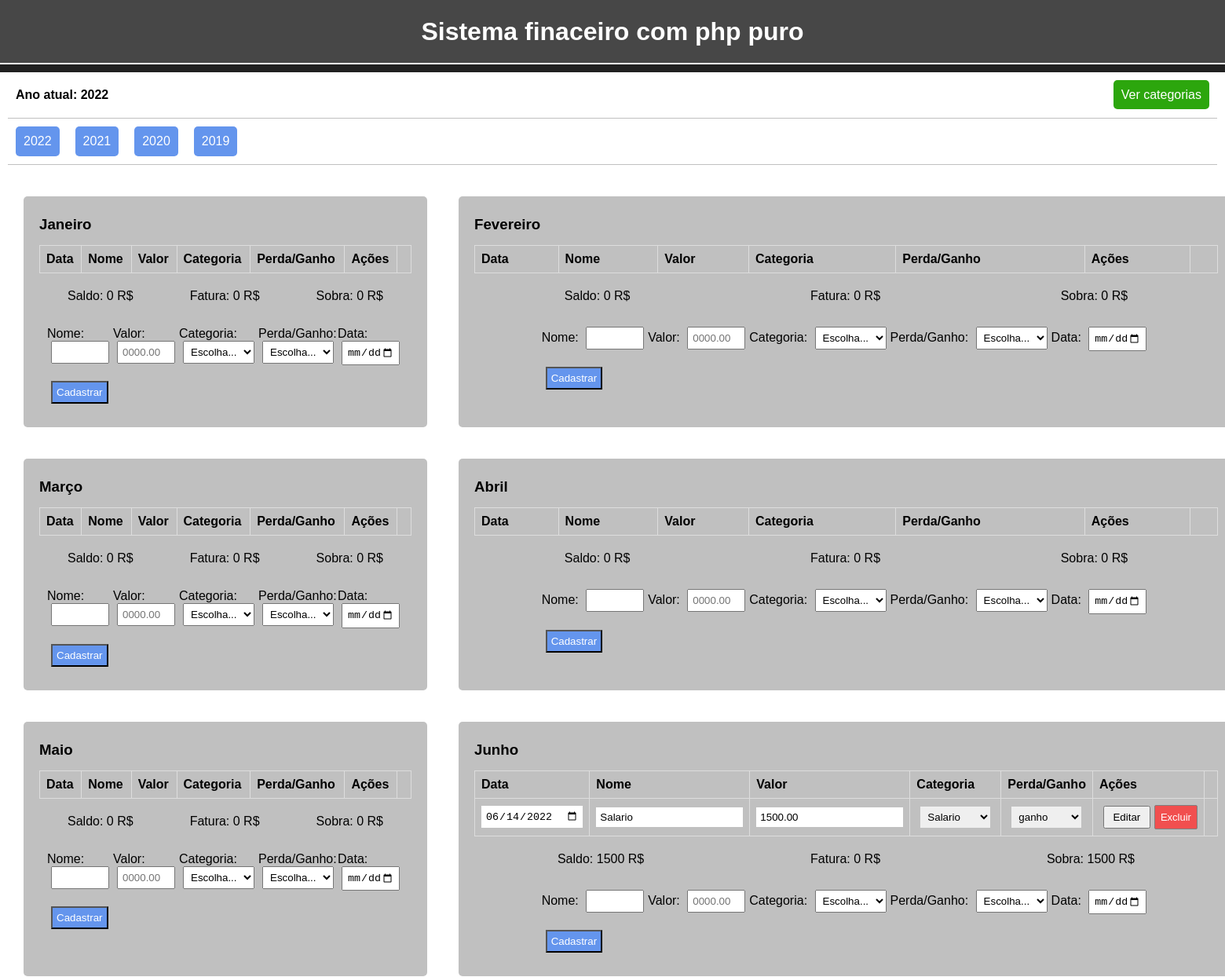
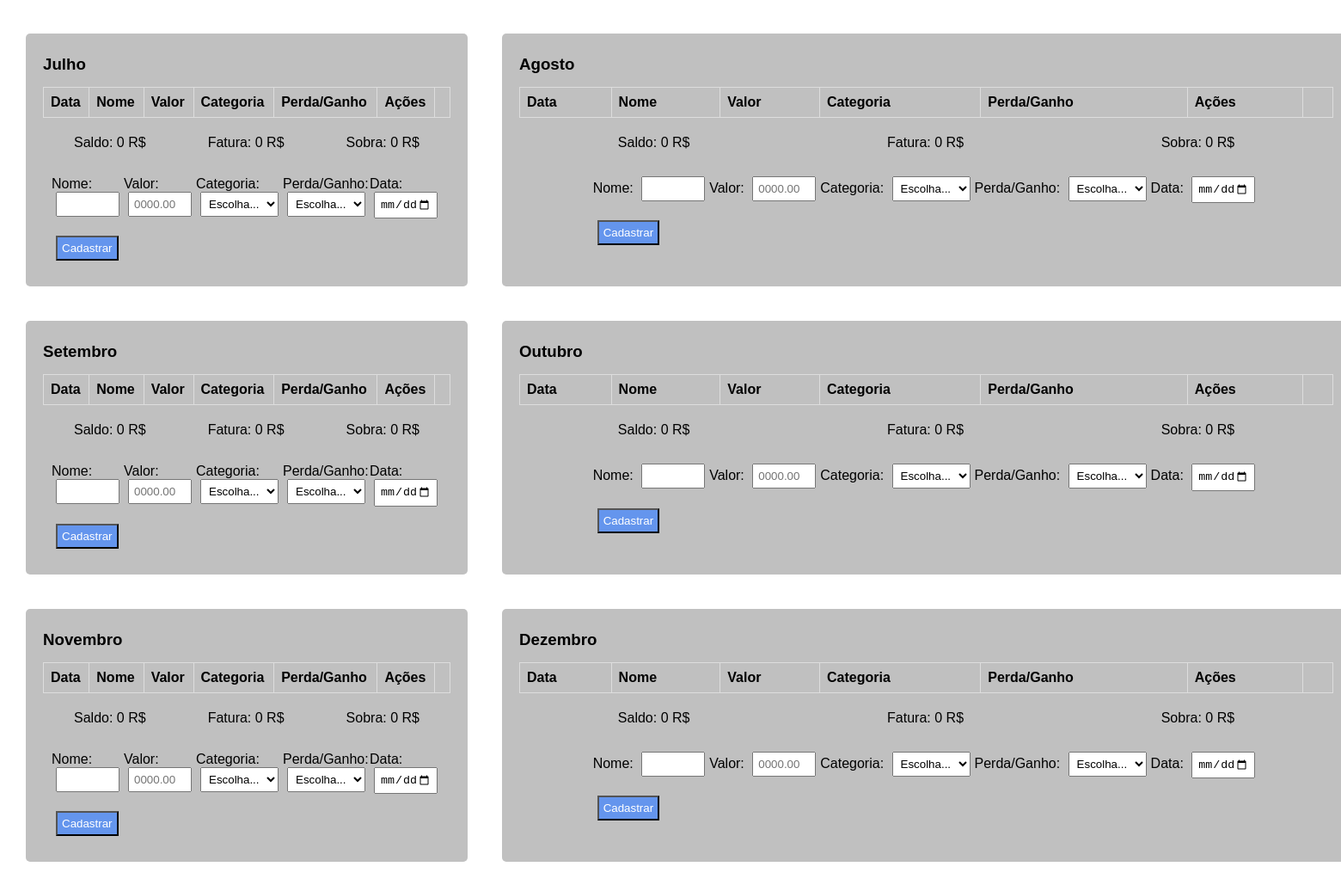
The page / on the database its author committed (2 pictures, top to bottom).
### tables this page shows
CREATE TABLE `financas` (
  `id` int NOT NULL,
  `nome` varchar(200) DEFAULT NULL,
  `valor` decimal(13,2) DEFAULT NULL,
  `categoria` int DEFAULT NULL,
  `tipo` int DEFAULT NULL,
  `criado` date DEFAULT NULL,
  `editado` date DEFAULT NULL,
  `pago` date DEFAULT NULL
);

### index.php (called while the page is built, shortened)
<?php
Route::init();

### mvc/Controller/BaseController.php (called while the page is built, shortened)
<?php
class BaseController
{
    public static function init(string $class)
    {
        $requestMethod = $_GET['method'];
        if (!$requestMethod) {
            return;
        }
        $methods = [
            'GET' => 'index',
            'POST' => 'create',
            'PUT' => 'update',
            'DELETE' => 'delete',
            'PAY' => 'payFinanca',
        ];
        $method = $methods[$requestMethod];
        return (new $class())->$method();
    }
}

### mvc/Model/BaseModel.php (called while the page is built, shortened)
<?php
class BaseModel
{
    public function __construct()
    {
        try {
            $this->pdo = new PDO("mysql:host=db;dbname=dbusuarios", "root", "123");
        } catch (\Throwable $th) {
            echo "Falha ao se conecetar com o banco de dados" . $th->getMessage();
        }
    }
}

### mvc/Model/FinancaModel.php (called while the page is built, shortened)
<?php
class FinancaModel extends BaseModel
{
    private $id;
    private $table = "financas";
    public function setId($id)
    {
        $this->id = $id;
        return $this;
    }
    public function list()
    {
        $pdo = $this->returnConnection();
        $where = $this->id ? ' where id=' . $this->id : '';
        $list =  $pdo->prepare("select * from " . $this->table . $where);
        return ($list->execute() ? $list : false);
    }
}

### mvc/Controller/FinancaController.php (called while the page is built, shortened)
<?php
class FinancaController extends BaseController
{
    private $model;
    public function __construct()
    {
        $this->model = new FinancaModel;
    }
    public function index($id)
    {
        $list = $this->model->setId($id)->list();
        return json_encode($list->fetchAll(\PDO::FETCH_ASSOC));
    }
}

### mvc/Model/CategoriaModel.php (called while the page is built, shortened)
<?php
class CategoriaModel extends BaseModel
{
    private $id;
    protected $table = 'categorias';
    public function setId($id)
    {
        $this->id = $id;
        return $this;
    }
    public function list()
    {
        $pdo = $this->returnConnection();
        $where = $this->id ? ' where id=' . $this->id : '';
        $list =  $pdo->prepare("select * from " . $this->table . $where);
        return ($list->execute() ? $list : false);
    }
}

### mvc/Controller/CategoriaController.php (called while the page is built, shortened)
<?php
class CategoriaController extends BaseController
{
    private $model;
    public function __construct()
    {
        $this->model = new CategoriaModel;
    }
    public function index($id)
    {
        $list = $this->model->setId($id)->list();
        return json_encode($list->fetchAll(\PDO::FETCH_ASSOC));
    }
}

### mvc/Model/TipoModel.php (called while the page is built, shortened)
<?php
class TipoModel extends BaseModel
{
    private $id;
    private $table = "tipo";
    public function setId($id)
    {
        $this->id = $id;
        return $this;
    }
    public function list()
    {
        $pdo = $this->returnConnection();
        $where = $this->id ? ' where id=' . $this->id : '';
        $list =  $pdo->prepare("select * from " . $this->table . $where);
        return ($list->execute() ? $list : false);
    }
}

### mvc/Controller/TipoController.php (called while the page is built, shortened)
<?php
class TipoController extends BaseController
{
    private $model;
    public function __construct()
    {
        $this->model = new TipoModel;
    }
    public function index($id)
    {
        $list = $this->model->setId($id)->list();
        return json_encode($list->fetchAll(\PDO::FETCH_ASSOC));
    }
}

### mvc/View/index.php (the view, shortened to what this page needs)
<?php
$ano = $_GET["ano"];
$todosOsAnos = [[
    'ano' => '2022',
], [
    'ano' => '2021',
], [
    'ano' => '2020',
], [
    'ano' => '2019',
]];
$anoAtual = isset($ano) ? $ano : 2022;
$meses = ['Janeiro', 'Fevereiro', 'Março', 'Abril', 'Maio', 'Junho', 'Julho', 'Agosto', 'Setembro', 'Outubro', 'Novembro', 'Dezembro'];
$FinancasController = new FinancaController;
$TipoController = new TipoController;
$CategoriaController = new CategoriaController;
$financas = $FinancasController->index(null);
$financas = json_decode($financas);
$financasDesseAno = array_filter($financas, function ($financa) use ($anoAtual) {
    $dataFinananca = explode("-", $financa->criado);
    return ($dataFinananca[0] == $anoAtual ? true : false);
});
$tipos = $TipoController->index(null);
$tipos = json_decode($tipos);
$categorias = $CategoriaController->index(null);
$categorias = json_decode($categorias);
?>
<!DOCTYPE html>
<html lang="pt-br">
<head>
    <link rel="stylesheet" href="mvc/View/assets/css/style.css">
</head>
<body>
    <header class="teste">
        <h1>Sistema finaceiro com php puro</h1>
    </header>
    <div class="app">
        <div class="configs">
            <div class="configs-header">
                <div class="configs-header-flex">
                    <span>
                        <strong>Ano atual: <?php echo $anoAtual ?></strong>
                    </span>
                    <span>
                        <a href="/categorias">Ver categorias</a>
                    </span>
                </div>
            </div>
            <div class="anos">
                <?php foreach ($todosOsAnos as $ano) : ?>
                    <a href="?ano=<?php echo $ano['ano'] ?>" class="ano"><?php echo $ano['ano'] ?></a>
                <?php endforeach; ?>
            </div>
        </div>
        <div class="calendario">
            <?php foreach ($meses as $mes) : ?>
                <div class="mes">
                    <div class="titulo-mes">
                        <h3><?php echo $mes ?></h3>
                    </div>
                    <table class="tabela-financa">
                        <thead>
                            <tr>
                                <th>Data</th>
                                <th>Nome</th>
                                <th>Valor</th>
                                <th>Categoria</th>
                                <th>Perda/Ganho</th>
                                <th>Ações</th>
                                <th></th>
                            </tr>
                        </thead>
                        <tbody>
                            <?php
                            $financasDesseMes = array_filter($financasDesseAno, function ($financa) use ($mes, $meses) {
                                $dataFinananca = explode("-", $financa->criado);
                                $indexMes = array_search($mes, $meses) + 1;
                                return ($dataFinananca[1] == $indexMes ? true : false);
                            });
                            $saldo = 0;
                            $fatura = 0;
                            foreach ($financasDesseMes as $f) {
                                if ($f->tipo == 1) {
                                    $saldo = $saldo + $f->valor;
                                } else {
                                    $fatura = $fatura + $f->valor;
                                }
                            }
                            $sobra = $saldo - $fatura;
                            foreach ($financasDesseMes as $financa) :
                            ?>
                                <?php
                                $status = $financa->tipo == 1 ? true : false;
                                $pathToUpdate = "/api/financas?method=PUT&id=$financa->id";
                                ?>
                                <tr class="<?php echo $status ? 'positive' : 'negative'; ?>">
                                    <form method="POST" action="<?php echo $pathToUpdate ?>">
                                        <td><input class="input-tabela" name="criado" type="date" value="<?php echo $financa->criado ?>" /></td>
                                        <td><input class="input-tabela" name="nome" value="<?php echo $financa->nome ?>" /></td>
                                        <td><input class="input-tabela" name="valor" value="<?php echo $financa->valor ?>" /></td>
                                        <td>
                                            <select name="categoria" class="input-tabela">
                                                <?php foreach ($categorias as $categoria) : ?>
                                                    <?php if ($financa->categoria == $categoria->id) : ?>
                                                        <option selected value="<?php echo $categoria->id ?>"><?php echo $categoria->titulo ?></option>
                                                    <?php else : ?>
                                                        <option value="<?php echo $categoria->id ?>"><?php echo $categoria->titulo ?></option>
                                                    <?php endif; ?>
                                                <?php endforeach; ?>
                                            </select>
                                        </td>
                                        <td>
                                            <select name="tipo" class="input-tabela">
                                                <?php foreach ($tipos as $tipo) : ?>
                                                    <?php if ($financa->tipo == $tipo->id) : ?>
                                                        <option selected value="<?php echo $tipo->id ?>"><?php echo $tipo->tipo ?></option>
                                                    <?php else : ?>
                                                        <option value="<?php echo $tipo->id ?>"><?php echo $tipo->tipo ?></option>
                                                    <?php endif; ?>
                                                <?php endforeach; ?>
                                            </select>
                                        </td>
                                        <td>
                                            <div class="container-button-tabela">
                                                <button class="button-tabela">Editar</button>
                                                <a href="/api/financas?method=DELETE&id=<?php echo $financa->id ?>" class="excluir">Excluir</a>
                                            </div>
                                        </td>
                                    </form>
                                    <td>
                                    </td>
                                </tr>
                            <?php endforeach; ?>
                        </tbody>
                    </table>
                    <div class="info-table">
                        <div class="saldo">
                            Saldo: <span><?php echo $saldo ?> R$</span>
                        </div>
                        <div class="fatura">
                            Fatura: <span><?php echo $fatura ?> R$</span>
                        </div>
                        <div class="sobra">
                            Sobra: <span><?php echo $sobra ?> R$</span>
                        </div>
                    </div>
                    <div class="info-table">
                        <?php
                        $pathToCreate = "/api/financas?method=POST";
                        ?>
                        <form action="<?php echo $pathToCreate ?>" method="POST">
                            <div class="form-financas">
                                <div class="grupo-input">
                                    <label>Nome: </label>
                                    <input name="nome" maxlength="50" />
                                </div>
                                <div class="grupo-input">
                                    <label>Valor: </label>
                                    <input name="valor" placeholder="0000.00" maxlength="7" />
                                </div>
                                <div class="grupo-input">
                                    <label>Categoria: </label>
                                    <select name="categoria">
                                        <option value="" hidden selected>Escolha...</option>
                                    </select>
                                </div>
                                <div class="grupo-input">
                                    <label>Perda/Ganho: </label>
                                    <select name="tipo">
                                        <option value="" hidden selected>Escolha...</option>
                                    </select>
                                </div>
                                <div class="grupo-input">
                                    <label>Data: </label>
                                    <input name="criado" type="date" />
                                </div>
                            </div>
                            <div class="form-financas">
                                <button class="button-submit">
                                    Cadastrar
                                </button>
                            </div>
                        </form>
                    </div>
                </div>
            <?php endforeach; ?>
        </div>
    </div>
</body>
</html>

### mvc/Route.php (shortened to what this page needs)
<?php
class Route
{
    public static function init()
    {
        $url = parse_url($_SERVER["REQUEST_URI"], PHP_URL_PATH);
        if (in_array($url, self::ROUTES_TO_PAGES)) {
            include __DIR__ . static::ROUTES[$url];
        }
    }
}

### mvc/View/assets/css/style.css (style rules this page uses)
* { padding: 0; margin: 0; }
body { font-family: Arial, Helvetica, sans-serif; background-color: rgb(33, 33, 33); }
header { background-color: rgb(71, 71, 71); color: white; display: flex; justify-content: space-around; align-items: center; height: 80px; border-bottom: 2px solid white; }
.app { width: 100%; box-sizing: border-box; margin-right: auto; margin-left: auto; background-color: white; padding: 10px; margin-top: 10px; }
.calendario { display: grid; grid-template-columns: auto auto; }
.mes { margin: 20px; background-color: silver; border-radius: 5px; padding: 20px; box-sizing: border-box; }
.mes table { width: 100%; }
.mes table, .mes th, .mes td { border: 1px solid black; border-collapse: collapse; }
.mes th, .mes td { padding: 5px; }
.mes table thead { text-align: left; }
.mes .titulo-mes { padding: 5px 0 5px 0; margin-bottom: 10px; }
.mes .info-table { margin-top: 20px; display: flex; justify-content: space-around; }
.mes .info-table .form-financas { display: flex; width: 100%; padding: 10px; box-sizing: border-box; }
.positive { color: green; }
.mes .info-table .form-financas input, select, button { width: 60px; margin: 0 5px 0 5px; }
.mes .info-table .form-financas .button-submit { padding: 5px; background-color: cornflowerblue; color: white; width: fit-content; cursor: pointer; }
.configs { margin-bottom: 20px; border-bottom: 1px solid silver; padding-bottom: 10px; }
.configs .configs-header { border-bottom: 1px solid silver; padding: 10px; }
.configs .anos { margin-top: 10px; display: flex; }
.configs .anos .ano { background-color: cornflowerblue; color: white; padding: 10px; cursor: pointer; margin: 0 10px 0 10px; border-radius: 5px; text-decoration: none; }
.grupo-input input { padding: 5px; outline: none; }
.grupo-input select { padding: 5px; width: fit-content; outline: none; }
.configs-header-flex { display: flex; justify-content: space-between; margin-bottom: 10px; }
.configs-header-flex a { text-decoration: none; padding: 10px; background-color: rgb(44, 166, 13); color: white; border-radius: 5px; }
.input-tabela { padding: 5px; border: none; width: max-content; }
.button-tabela { padding: 5px; }
.tabela-financa { width: 100%; border-collapse: collapse; }
.tabela-financa td { border: 1px solid #dddddd; text-align: left; padding: 8px; }
.tabela-financa th { border: 1px solid #dddddd; text-align: left; padding: 8px; }
.container-button-tabela { display: flex; align-items: center; }
.container-button-tabela a { text-decoration: none; padding: 7px; background-color: rgb(241, 79, 79); color: white; border: 1px solid gray; border-radius: 2px; font-size: 13px; }

### rows shown on the page
financas: criado "06/14/2022", nome "Salario", valor "1500.00"

### other values the page prints
$anoAtual "2022"
$ano['ano'] "2022"
$ano['ano'] "2021"
$ano['ano'] "2020"
$ano['ano'] "2019"
$mes "Janeiro"
$saldo "0"
$fatura "0"
$sobra "0"
$mes "Fevereiro"
$mes "Março"
$mes "Abril"
$mes "Maio"
$mes "Junho"
$saldo "1500"
